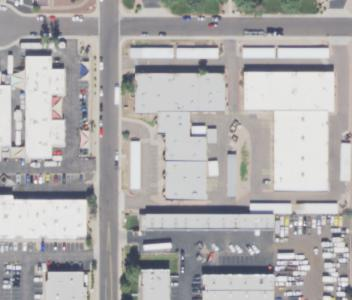
#> input picture skySkript_mini/images/a1000070447_US_21.jpg, 352 x 300 px, found by its file name
$ python draw.py   (older library calls are emulated)
#> lines starting #> are read from the running program, lines starting #| are printed output that depends on the picture
from PIL import Image, ImageDraw, ImageFont

def normalized_to_pixels(box, img_w, img_h):
    x1 = int(round(box["x1"] * img_w))
    y1 = int(round(box["y1"] * img_h))
    x2 = int(round(box["x2"] * img_w))
    y2 = int(round(box["y2"] * img_h))
    # small safety clamp
    x1 = max(0, min(img_w-1, x1))
    x2 = max(0, min(img_w-1, x2))
    y1 = max(0, min(img_h-1, y1))
    y2 = max(0, min(img_h-1, y2))
    return {"label": box["label"], "x1": x1, "y1": y1, "x2": x2, "y2": y2}

def draw_and_save_annotation(image_path, boxes_norm, out_path="output_annotated.png", label_font_size=18):
#> called with out_path = 'output_annotated.png', label_font_size = 18
    img = Image.open(image_path).convert("RGB")
#> img is the input picture: PIL image 352x300 RGB; mean R, G, B 174, 172, 172.1
    w, h = img.size
#> w = 352; h = 300
    draw = ImageDraw.Draw(img, "RGBA")
    try:
        font = ImageFont.truetype("DejaVuSans.ttf", label_font_size)
    except Exception:
        font = ImageFont.load_default()

    # draw semi-transparent filled rectangle behind labels at bottom if many boxes
    for b in boxes_norm:
        pb = normalized_to_pixels(b, w, h)
        # box style
        draw.rectangle([pb["x1"], pb["y1"], pb["x2"], pb["y2"]], outline=(255, 0, 0, 255), width=2)
        # label background
        label = pb["label"] if pb.get("label") else "obj"
        # robust text-size measurement: prefer draw.textbbox, fall back to older APIs
        try:
            bbox = draw.textbbox((0, 0), label, font=font)
            tw = bbox[2] - bbox[0]
            th = bbox[3] - bbox[1]
        except Exception:
            try:
                tw, th = draw.textsize(label, font=font)
            except Exception:
                try:
                    tw, th = font.getsize(label)
                except Exception:
                    tw = int(len(label) * (label_font_size * 0.6))
                    th = label_font_size

        lx = pb["x1"]
        ly = max(0, pb["y1"] - th - 4)
        draw.rectangle([lx, ly, lx + tw + 6, ly + th + 4], fill=(255,0,0,180))
        draw.text((lx+3, ly+2), label, fill=(255,255,255,255), font=font)
#> this loop made 1 pass
#> (bbox, tw, th, ly) on pass 1: ((0, 3, 116, 21), 116, 18, 204)

    img.save(out_path)
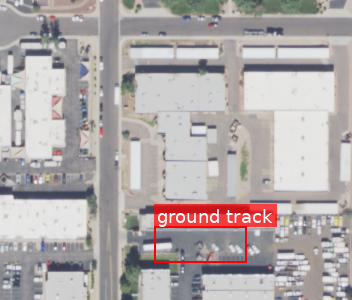
#> saved as output_annotated.png: PIL image 352x300 RGB; mean R, G, B 176.3, 169.2, 169.1
    return out_path

draw_and_save_annotation("/home/samyak/scratch/interiit/skySkript_mini/images/a1000070447_US_21.jpg", [{"label": "ground track","x1": 0.437,"y1":0.752,"x2":0.700,"y2":0.875},])
# 0,0,312,550
